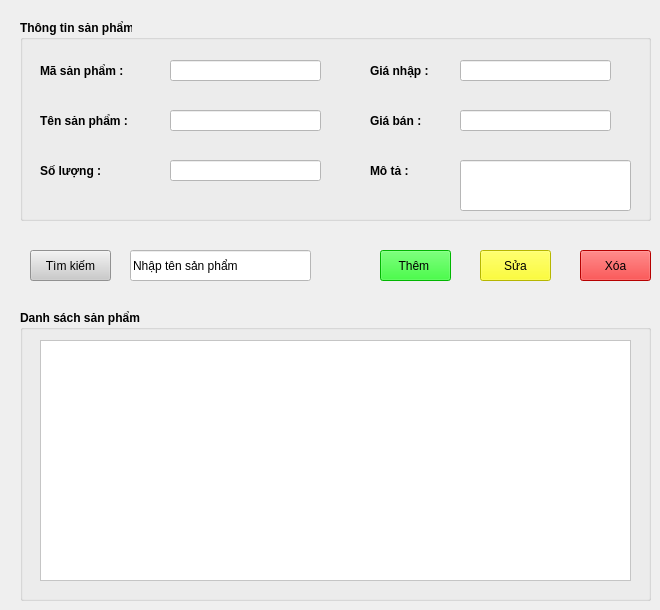
         <widget class="QWidget" name="sanPham_page">
          <widget class="QGroupBox" name="groupBox">
           <property name="geometry">
            <rect>
             <x>20</x>
             <y>20</y>
             <width>631</width>
             <height>201</height>
            </rect>
           </property>
           <property name="font">
            <font>
             <pointsize>9</pointsize>
             <weight>75</weight>
             <bold>true</bold>
            </font>
           </property>
           <property name="title">
            <string>Thông tin sản phẩm</string>
           </property>
           <widget class="QLabel" name="label_14">
            <property name="geometry">
             <rect>
              <x>20</x>
              <y>140</y>
              <width>101</width>
              <height>21</height>
             </rect>
            </property>
            <property name="font">
             <font>
              <pointsize>9</pointsize>
             </font>
            </property>
            <property name="text">
             <string>Số lượng :</string>
            </property>
           </widget>
           <widget class="QLabel" name="label_15">
            <property name="geometry">
             <rect>
              <x>350</x>
              <y>90</y>
              <width>101</width>
              <height>21</height>
             </rect>
            </property>
            <property name="font">
             <font>
              <pointsize>9</pointsize>
             </font>
            </property>
            <property name="text">
             <string>Giá bán : </string>
            </property>
           </widget>
           <widget class="QLabel" name="label_16">
            <property name="geometry">
             <rect>
              <x>20</x>
              <y>40</y>
              <width>101</width>
              <height>21</height>
             </rect>
            </property>
            <property name="font">
             <font>
              <pointsize>9</pointsize>
             </font>
            </property>
            <property name="text">
             <string>Mã sản phẩm :</string>
            </property>
           </widget>
           <widget class="QLabel" name="label_17">
            <property name="geometry">
             <rect>
              <x>20</x>
              <y>90</y>
              <width>101</width>
              <height>21</height>
             </rect>
            </property>
            <property name="font">
             <font>
              <pointsize>9</pointsize>
             </font>
            </property>
            <property name="text">
             <string>Tên sản phẩm :</string>
            </property>
           </widget>
           <widget class="QLabel" name="label_18">
            <property name="geometry">
             <rect>
              <x>350</x>
              <y>40</y>
              <width>101</width>
              <height>21</height>
             </rect>
            </property>
            <property name="font">
             <font>
              <pointsize>9</pointsize>
             </font>
            </property>
            <property name="text">
             <string>Giá nhập :</string>
            </property>
           </widget>
           <widget class="QLabel" name="label_19">
            <property name="geometry">
             <rect>
              <x>350</x>
              <y>140</y>
              <width>101</width>
              <height>21</height>
             </rect>
            </property>
            <property name="font">
             <font>
              <pointsize>9</pointsize>
             </font>
            </property>
            <property name="text">
             <string>Mô tả : </string>
            </property>
           </widget>
           <widget class="QLineEdit" name="masp">
            <property name="geometry">
             <rect>
              <x>150</x>
              <y>40</y>
              <width>151</width>
              <height>21</height>
             </rect>
            </property>
            <property name="styleSheet">
             <string notr="true">
background-color: rgb(255, 255, 255);</string>
            </property>
           </widget>
           <widget class="QLineEdit" name="tensp">
            <property name="geometry">
             <rect>
              <x>150</x>
              <y>90</y>
              <width>151</width>
              <height>21</height>
             </rect>
            </property>
            <property name="styleSheet">
             <string notr="true">
background-color: rgb(255, 255, 255);</string>
            </property>
           </widget>
           <widget class="QLineEdit" name="soLuong">
            <property name="geometry">
             <rect>
              <x>150</x>
              <y>140</y>
              <width>151</width>
              <height>21</height>
             </rect>
            </property>
            <property name="styleSheet">
             <string notr="true">
background-color: rgb(255, 255, 255);</string>
            </property>
           </widget>
           <widget class="QLineEdit" name="giaNhap">
            <property name="geometry">
             <rect>
              <x>440</x>
              <y>40</y>
              <width>151</width>
              <height>21</height>
             </rect>
            </property>
            <property name="styleSheet">
             <string notr="true">
background-color: rgb(255, 255, 255);</string>
            </property>
           </widget>
           <widget class="QLineEdit" name="giaBan">
            <property name="geometry">
             <rect>
              <x>440</x>
              <y>90</y>
              <width>151</width>
              <height>21</height>
             </rect>
            </property>
            <property name="styleSheet">
             <string notr="true">
background-color: rgb(255, 255, 255);</string>
            </property>
           </widget>
           <widget class="QLineEdit" name="moTa">
            <property name="geometry">
             <rect>
              <x>440</x>
              <y>140</y>
              <width>171</width>
              <height>51</height>
             </rect>
            </property>
            <property name="styleSheet">
             <string notr="true">
background-color: rgb(255, 255, 255);</string>
            </property>
           </widget>
          </widget>
          <widget class="QPushButton" name="btn_themsp">
           <property name="geometry">
            <rect>
             <x>380</x>
             <y>250</y>
             <width>71</width>
             <height>31</height>
            </rect>
           </property>
           <property name="styleSheet">
            <string notr="true">background-color: rgb(0, 255, 0);</string>
           </property>
           <property name="text">
            <string>Thêm </string>
           </property>
          </widget>
          <widget class="QPushButton" name="btn_suasp">
           <property name="geometry">
            <rect>
             <x>480</x>
             <y>250</y>
             <width>71</width>
             <height>31</height>
            </rect>
           </property>
           <property name="styleSheet">
            <string notr="true">background-color: rgb(255, 255, 0);</string>
           </property>
           <property name="text">
            <string>Sửa</string>
           </property>
          </widget>
          <widget class="QPushButton" name="btn_xoasp">
           <property name="geometry">
            <rect>
             <x>580</x>
             <y>250</y>
             <width>71</width>
             <height>31</height>
            </rect>
           </property>
           <property name="styleSheet">
            <string notr="true">background-color: rgb(255, 0, 0);</string>
           </property>
           <property name="text">
            <string>Xóa</string>
           </property>
          </widget>
          <widget class="QGroupBox" name="groupBox_4">
           <property name="geometry">
            <rect>
             <x>20</x>
             <y>310</y>
             <width>631</width>
             <height>291</height>
            </rect>
           </property>
           <property name="font">
            <font>
             <pointsize>9</pointsize>
             <weight>75</weight>
             <bold>true</bold>
            </font>
           </property>
           <property name="title">
            <string>Danh sách sản phẩm</string>
           </property>
           <widget class="QTableWidget" name="tbl_sanPham">
            <property name="geometry">
             <rect>
              <x>20</x>
              <y>30</y>
              <width>591</width>
              <height>241</height>
             </rect>
            </property>
            <property name="styleSheet">
             <string notr="true">
background-color: rgb(255, 255, 255);</string>
            </property>
           </widget>
          </widget>
          <widget class="QPushButton" name="btn_timKiemsp">
           <property name="geometry">
            <rect>
             <x>30</x>
             <y>250</y>
             <width>81</width>
             <height>31</height>
            </rect>
           </property>
           <property name="styleSheet">
            <string notr="true">background-color: rgb(203, 203, 203);</string>
           </property>
           <property name="text">
            <string>Tìm kiếm</string>
           </property>
          </widget>
          <widget class="QLineEdit" name="timKiemsp">
           <property name="geometry">
            <rect>
             <x>130</x>
             <y>250</y>
             <width>181</width>
             <height>31</height>
            </rect>
           </property>
           <property name="styleSheet">
            <string notr="true">background-color: rgb(255, 255, 255);
color: rgb(0, 0, 0);</string>
           </property>
           <property name="text">
            <string>Nhập tên sản phẩm</string>
           </property>
          </widget>
         </widget>
